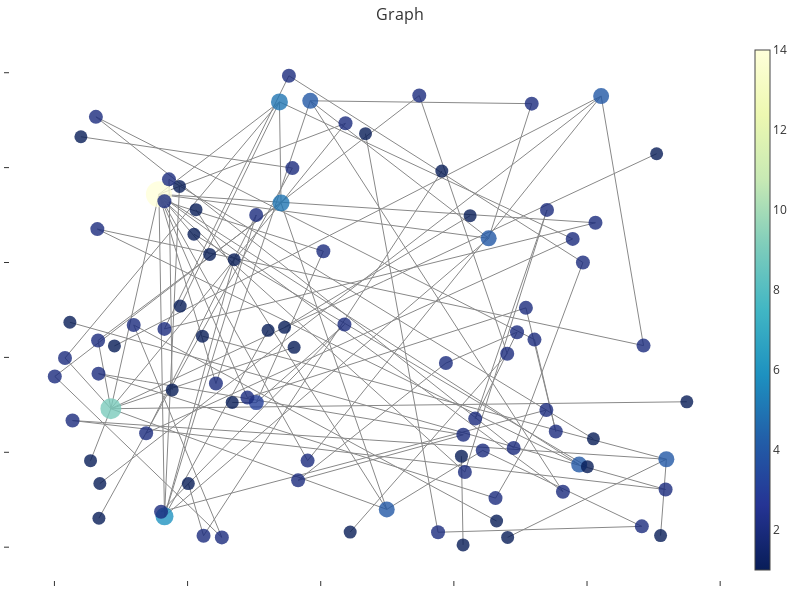

Here is the notebook cell this chart was saved with:
### Code cell
fig = ig.plot(
    G,
    node_opacity=0.8,
)
fig.update_layout(
    dict(
        width=800,
        height=600,
    )
)

with open('figures/network.html', 'w') as f:
    f.write(fig.to_html())

fig.show()

### Figure 1 — Plotly figure (JSON) as saved in the notebook; plotly's stock layout.template omitted (floating-point values rounded to 4 significant figures; data arrays with more than 128 entries replaced by an {"elided": "..."} marker saying what was removed)
{"data": [{"hoverinfo": "text", "line": {"color": "#888", "width": 1}, "mode": "lines", "text": [], "type": "scatter", "uid": "aaccef93-a534-4793-bc80-ec24f5c4c74f", "x": {"elided": "294 float values"}, "y": {"elided": "294 float values"}}, {"hoverinfo": "text", "hovertext": ["Node: replica<br>Degree: 4", "Node: version<br>Degree: 5", "Node: subnet<br>Degree: 9", "Node: Update<br>Degree: 2", "Node: node<br>Degree: 14", "Node: Remove<br>Degree: 2", "Node: Step<br>Degree: 4", "Node: proposal):<br>Degree: 4", "Node: Motivation:<br>Degree: 5", "Node: Upgrade<br>Degree: 2", "Node: proposal<br>Degree: 6", "Node: ICP<br>Degree: 4", "Node: Add<br>Degree: 2", "Node: upcoming<br>Degree: 2", "Node: Finalize<br>Degree: 2", "Node: replacement<br>Degree: 2", "Node: started<br>Degree: 2", "Node: Replacing<br>Degree: 1", "Node: provider<br>Degree: 2", "Node: accordance<br>Degree: 1", "Node: reward<br>Degree: 4", "Node: mint<br>Degree: 2", "Node: Proposal<br>Degree: 2", "Node: transfer<br>Degree: 1", "Node: Replace<br>Degree: 2", "Node: neuron<br>Degree: 3", "Node: vote:[<br>Degree: 2", "Node: за<br>Degree: 2", "Node: моим<br>Degree: 2", "Node: нейронным<br>Degree: 2", "Node: голосованием:[<br>Degree: 2", "Node: 뉴런<br>Degree: 2", "Node: 투표<br>Degree: 2", "Node: 팔로우:[<br>Degree: 2", "Node: bình<br>Degree: 2", "Node: chọn<br>Degree: 2", "Node: thần<br>Degree: 2", "Node: kinh<br>Degree: 2", "Node: của<br>Degree: 2", "Node: tôi:[<br>Degree: 2", "Node: Message<br>Degree: 1", "Node: Routing:<br>Degree: 1", "Node: motion<br>Degree: 1", "Node: ```<br>Degree: 1", "Node: git<br>Degree: 4", "Node: Internet<br>Degree: 2", "Node: Computer<br>Degree: 1", "Node: read<br>Degree: 2", "Node: forum<br>Degree: 2", "Node: For<br>Degree: 2", "Node: info<br>Degree: 2", "Node: proposal,<br>Degree: 2", "Node: announcement:<br>Degree: 2", "Node: This<br>Degree: 1", "Node: binary<br>Degree: 2", "Node: Identity<br>Degree: 1", "Node: rewardable<br>Degree: 2", "Node: checkout<br>Degree: 1", "Node: operator.<br>Degree: 2", "Node: datacenter<br>Degree: 2", "Node: ID<br>Degree: 2", "Node: Hash:<br>Degree: 1", "Node: ###<br>Degree: 2", "Node: new<br>Degree: 1", "Node: revision<br>Degree: 2", "Node: voting<br>Degree: 1", "Node: governance<br>Degree: 1", "Node: rc--12_18-Update<br>Degree: 1", "Node: Release<br>Degree: 2", "Node: Notes:<br>Degree: 1", "Node: follow<br>Degree: 1", "Node: rc--09_18-Update<br>Degree: 1", "Node: Dfinity<br>Degree: 1", "Node: Foundation<br>Degree: 1", "Node: New<br>Degree: 1", "Node: ---<br>Degree: 1", "Node: ##<br>Degree: 1", "Node: rc--17_18-Update<br>Degree: 1", "Node: run<br>Degree: 2", "Node: following<br>Degree: 2", "Node: command<br>Degree: 2", "Node: Verification<br>Degree: 1", "Node: To<br>Degree: 2", "Node: build<br>Degree: 1", "Node: module<br>Degree: 1", "Node: verify<br>Degree: 2", "Node: hash,<br>Degree: 2", "Node: root<br>Degree: 1", "Node: fetch<br>Degree: 1", "Node: node(s)<br>Degree: 1", "Node: ensure<br>Degree: 1", "Node: latest<br>Degree: 2", "Node: changes.<br>Degree: 2"], "marker": {"color": [4, 5, 9, 2, 14, 2, 4, 4, 5, 2, 6, 4, 2, 2, 2, 2, 2, 1, 2, 1, 4, 2, 2, 1, 2, 3, 2, 2, 2, 2, 2, 2, 2, 2, 2, 2, 2, 2, 2, 2, 1, 1, 1, 1, 4, 2, 1, 2, 2, 2, 2, 2, 2, 1, 2, 1, 2, 1, 2, 2, 2, 1, 2, 1, 2, 1, 1, 1, 2, 1, 1, 1, 1, 1, 1, 1, 1, 1, 2, 2, 2, 1, 2, 1, 1, 2, 2, 1, 1, 1, 1, 2, 2], "colorbar": {"thickness": 15, "title": {"side": "right"}, "xanchor": "left"}, "colorscale": [[0, "rgb(255,255,217)"], [0.125, "rgb(237,248,177)"], [0.25, "rgb(199,233,180)"], [0.375, "rgb(127,205,187)"], [0.5, "rgb(65,182,196)"], [0.625, "rgb(29,145,192)"], [0.75, "rgb(34,94,168)"], [0.875, "rgb(37,52,148)"], [1, "rgb(8,29,88)"]], "line": {"width": 0}, "opacity": 0.8, "reversescale": true, "showscale": true, "size": [16, 17, 21, 14, 26, 14, 16, 16, 17, 14, 18, 16, 14, 14, 14, 14, 14, 13, 14, 13, 16, 14, 14, 13, 14, 15, 14, 14, 14, 14, 14, 14, 14, 14, 14, 14, 14, 14, 14, 14, 13, 13, 13, 13, 16, 14, 13, 14, 14, 14, 14, 14, 14, 13, 14, 13, 14, 13, 14, 14, 14, 13, 14, 13, 14, 13, 13, 13, 14, 13, 13, 13, 13, 13, 13, 13, 13, 13, 14, 14, 14, 13, 14, 13, 13, 14, 14, 13, 13, 13, 13, 14, 14]}, "mode": "markers", "text": [], "textposition": "bottom center", "type": "scatter", "uid": "f063021f-c507-4f2e-9412-47c3baaeac96", "x": [0.4992, 0.3404, 0.08479, 0.06558, 0.1569, 0.2426, 0.6523, 0.3843, 0.338, 0.01589, 0.1653, 0.7882, 0.7638, 0.7169, 0.7785, 0.1377, 0.3031, 0.1889, 0.3803, 0.2331, 0.8212, 0.06447, 0.8849, 0.0901, 0.4372, 0.3032, 0.4039, 0.1652, 0.6165, 0.7399, 0.632, 0.6949, 0.588, 0.366, 0.6142, 0.06622, 0.6625, 0.7389, 0.1602, 0.4356, 0.6138, 0.6114, 0.1878, 0.9105, 0.9192, 0.224, 0.2011, 0.6898, 0.06229, 0.1652, 0.3522, 0.7939, 0.7211, 0.3209, 0.6434, 0.5819, 0.2898, 0.6808, 0.8127, 0.7531, 0.7082, 0.1769, 0.1721, 0.2127, 0.8823, 0.06823, 0.2701, 0.9046, 0.5762, 0.4673, 0.267, 0.3601, 0.8005, 0.2095, 0.8096, 0.3456, 0.6244, 0.9499, 0.0005504, 0.2515, 0.1191, 0.03976, 0.3574, 0.06683, 0.4442, 0.6802, 0.548, 0.6642, 0.2223, 0.05422, 0.02321, 0.918, 0.02717], "y": [0.07965, 0.7253, 0.2919, 0.4357, 0.7439, 0.3449, 0.6509, 0.9408, 0.9386, 0.3988, 0.06508, 0.1741, 0.117, 0.9348, 0.6498, 0.2403, 0.7002, 0.5082, 0.1825, 0.617, 0.9508, 0.6705, 0.4249, 0.4241, 0.8934, 0.3047, 0.6238, 0.7293, 0.1584, 0.7109, 0.2711, 0.4531, 0.388, 0.1409, 0.237, 0.3657, 0.1034, 0.2891, 0.07477, 0.4692, 0.004867, 0.1919, 0.7604, 0.02442, 0.1853, 0.02414, 0.1341, 0.2091, 0.907, 0.4601, 0.9936, 0.6001, 0.4375, 0.4571, 0.2039, 0.7928, 0.3152, 0.02066, 0.6838, 0.2439, 0.5044, 0.3315, 0.7753, 0.7113, 0.04386, 0.1342, 0.6059, 0.8293, 0.0315, 0.8715, 0.3051, 0.4213, 0.1698, 0.6595, 0.2283, 0.4634, 0.6987, 0.3065, 0.3599, 0.0206, 0.4684, 0.8651, 0.799, 0.061, 0.03194, 0.4077, 0.9519, 0.05517, 0.4447, 0.1823, 0.4741, 0.1216, 0.2669]}, {"hoverinfo": "text", "marker": {"opacity": 0}, "mode": "markers", "text": [], "textposition": "middle center", "type": "scatter", "uid": "651f346d-3005-4aaf-a167-39ba33e67272", "x": [], "y": []}], "layout": {"annotations": [{"showarrow": false, "text": "", "x": 0.005, "xref": "paper", "y": -0.002, "yref": "paper"}], "height": 600, "hovermode": "closest", "margin": {"b": 20, "l": 5, "r": 5, "t": 40}, "paper_bgcolor": "rgba(0,0,0,0)", "plot_bgcolor": "rgba(0,0,0,0)", "showlegend": false, "title": {"font": {"size": 16}, "text": "Graph"}, "width": 800, "xaxis": {"showgrid": false, "showticklabels": false, "zeroline": false}, "yaxis": {"showgrid": false, "showticklabels": false, "zeroline": false}}}
